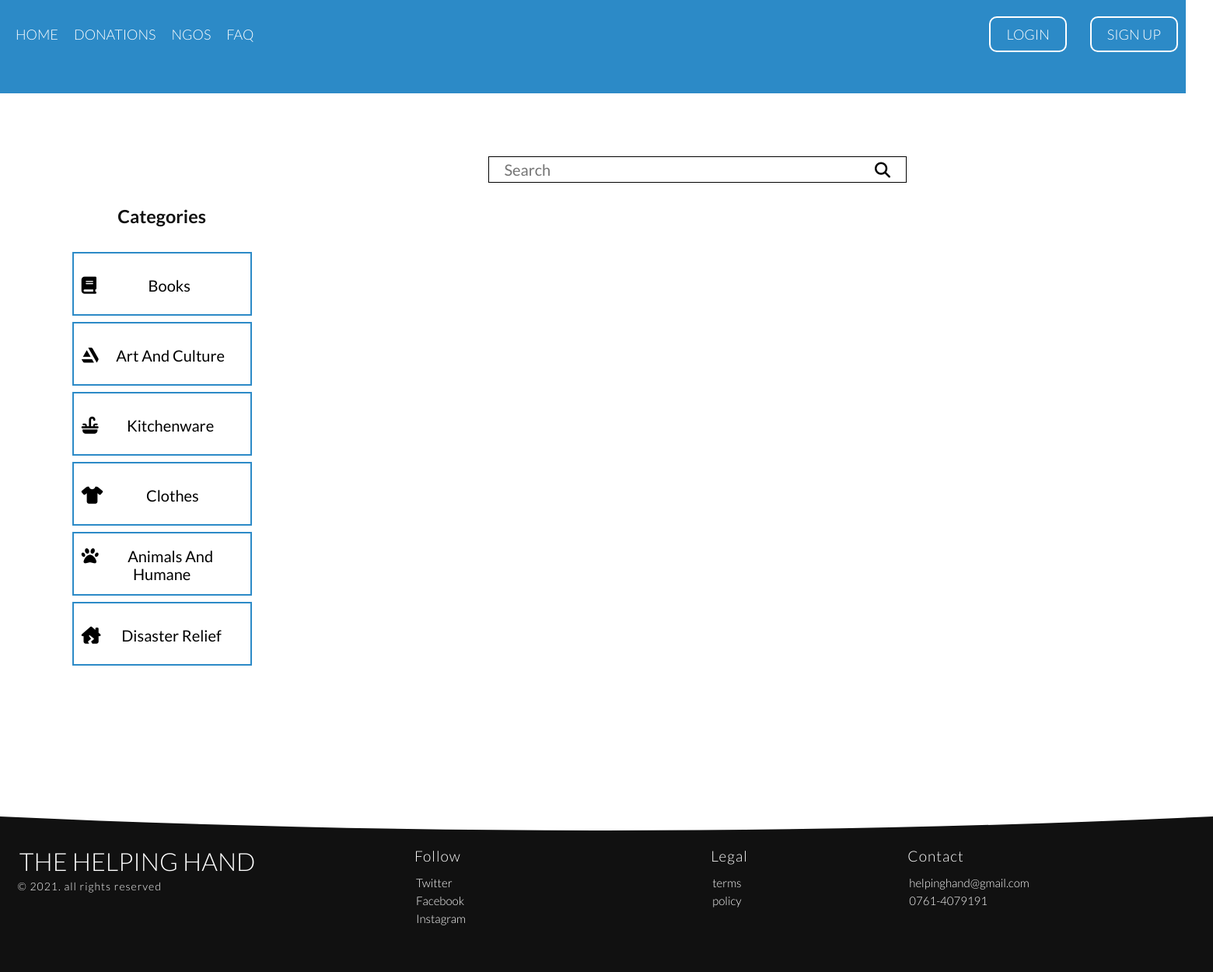
/pages/donation.php, run on the app's committed database.
### tables this page shows
CREATE TABLE IF NOT EXISTS `categories` (
  `categoryName` varchar(60) NOT NULL,
  `icon` text NOT NULL,
  `total` bigint NOT NULL DEFAULT '0',
  PRIMARY KEY (`categoryName`)
);

### pages/donation.php (the view, shortened to what this page needs)
<!DOCTYPE html>
<html lang="en">
<head>
    <link rel="stylesheet" text="text/css" href="../css/normalize.css" />
    <link rel="stylesheet" text="text/css" href="../css/Grid.css" />
    <link rel="stylesheet" text="text/css" href="../css/rest.css" />
    <link rel="stylesheet" text="text/css" href="../css/ionicons.min.css" />
</head>
<body>
    <header>
        <?php require 'navbar.php'?>
    </header>
    <section class="row donation-section">
        <div class="row donation-navigator-form">
            <input type="search" name="search-bar" class="col span-1-of-2 Search-Bar" id="donationSearchBar"
                placeholder="Search" />
            <button class="search-bar-icon" id="donationSearchBtn">
                <i class="fas fa-search"></i>
            </button>
        </div>
        <div class="row donation-section">
            <div class="col span-1-of-2 donation-filter">
                <h3>Categories</h3>
                <br />
                <?php
                    include "../php/connection.php";
                    $result = $sqlConnection->query("SELECT *FROM categories;");
                    while($categories = $result->fetch_array()){
                        echo '<button class="category-btn" id="donationFilterBtn"><i class="'.$categories[1].'"></i>'.$categories[0].'</button><br />';
                    }
                ?>
            </div>
            <div class="col span-1-of-2 donations" id="donationViewSection">
            </div>
        </div>
    </section>
    <footer>
        <div class="row footer-section">
            <div class="col span-1-of-4 footer-section-heading">
                <h3 class="footer-title">the helping hand</h3>
                <p class="footer-section-heading-para">
                    &copy; 2021. all rights reserved
                </p>
            </div>
            <div class="col span-1-of-4 footer-section-follow">
                <p class="footer-section-subheading">Follow</p>
                <ul class="footer-section-links">
                    <li><a>Twitter</a></li>
                    <li><a>Facebook</a></li>
                    <li><a>Instagram</a></li>
                </ul>
            </div>
            <div class="col span-1-of-4 footer-section-legals">
                <p class="footer-section-subheading">Legal</p>
                <ul class="footer-section-links">
                    <li><a>terms</a></li>
                    <li><a>policy</a></li>
                </ul>
            </div>
            <div class="col span-1-of-4 footer-section-contact">
                <p class="footer-section-subheading">Contact</p>
                <ul class="footer-section-contact-links">
                    <li><a>helpinghand@gmail.com </a></li>
                    <li><a>0761-4079191</a></li>
                </ul>
            </div>
        </div>
    </footer>
</body>
</html>

### css/Grid.css (style rules this page uses)
.row { zoom: 1; }
.row:before, .row:after { content:""; display:table; }
.row:after { clear:both; }
.col { display: block; float:left; margin: 1% 0 1% 1.6%; }
.col:first-child { margin-left: 0; }
.span-1-of-2 { width: 49.2%; }
.span-1-of-4 { width: 23.8%; }

### css/rest.css (style rules this page uses)
:root { --theme-color: #2c8ac7; --dark-theme-color-temp: rgba(56, 162, 228, 0.925); --dark-theme-color: #1d5a81; --green: rgba(67, 197, 67, 0.842); --default-text-color: #111111; }
* { margin: 0; padding: 0; box-sizing: border-box; }
html { overflow-y: scroll; overflow-x: hidden; font-family: "Lato", "Arial", sans-serif; background-color: #fff; color: var(--default-text-color); font-weight: 300; font-size: 20px; text-rendering: optimizeLegibility; }
footer { background-image: url("../css/img/footer.svg"); background-size: cover; height: 25vh; }
.FAQ-section, .donation-section, .NGO-section { min-height: 100vh; }
.donation-section { background-attachment: fixed; background-repeat: no-repeat; background-size: cover; background-position: center; }
.footer-title { text-transform: uppercase; position: relative; top: 10%; left: 2%; font-size: 160%; font-weight: 300; color: #fff; }
.footer-section { padding-top: 25px; }
.footer-section-heading-para { color: #fff; font-size: 70%; padding: 5px 5px; }
.footer-section-contact { width: 15%; }
.footer-section-subheading { color: #fff; padding-bottom: 10px; font-size: 95%; }
.footer-section-follow, .footer-section-legals { width: 15%; margin-left: 10%; }
.footer-section-links, .footer-section-contact-links { list-style-type: none; }
.footer-section-links li a, .footer-section-contact-links li a { color: #fff; text-decoration: none; font-size: 75%; padding: 2px 2px; }
.row { max-width: 1525px; margin: 0 auto; }
p { letter-spacing: 1px; justify-content: center; align-items: center; text-justify: center; }
a { text-decoration: none; color: #fff; }
header { background-size: cover; height: 20vh; }
.donation-navigator-form { position: relative; left: 40%; display: flex; align-items: baseline; }
.Search-Bar, .Search-Bar:focus, .Search-Bar:hover { position: relative; width: 30%; height: 1.7rem; padding: 5px 20px; border: 1px solid black; border-right: none; outline: none; }
.search-bar-icon { position: relative; font-size: 100%; background: transparent; padding: 0px 20px 0px 40px; height: 1.7rem; border: none; border-right: 1px solid black; border-top: 1px solid black; border-bottom: 1px solid black; outline: none; cursor: pointer; }
.donations { position: relative; margin-top: 70px; padding: 10px 20px; float: left; width: 70%; float: right; }
.donation-filter { position: relative; display: block; height: 70vh; width: 25%; align-content: center; justify-content: center; text-align: center; }
.category-btn { width: 60%; margin-top: 10px; height: 10vh; border: 1px solid var(--theme-color); background: transparent; padding: 15px 10px 10px 10px; cursor: pointer; text-align: center; justify-content: center; outline: 1px solid var(--theme-color); transition: outline-offset 350ms ease; }
.category-icon { position: relative; float: left; font-size: 110%; }

### data on the page
categories: categoryName "Books"
categories: categoryName "Art And Culture"
categories: categoryName "Kitchenware"
categories: categoryName "Clothes"
categories: categoryName "Animals And Humane"
categories: categoryName "Disaster Relief"
